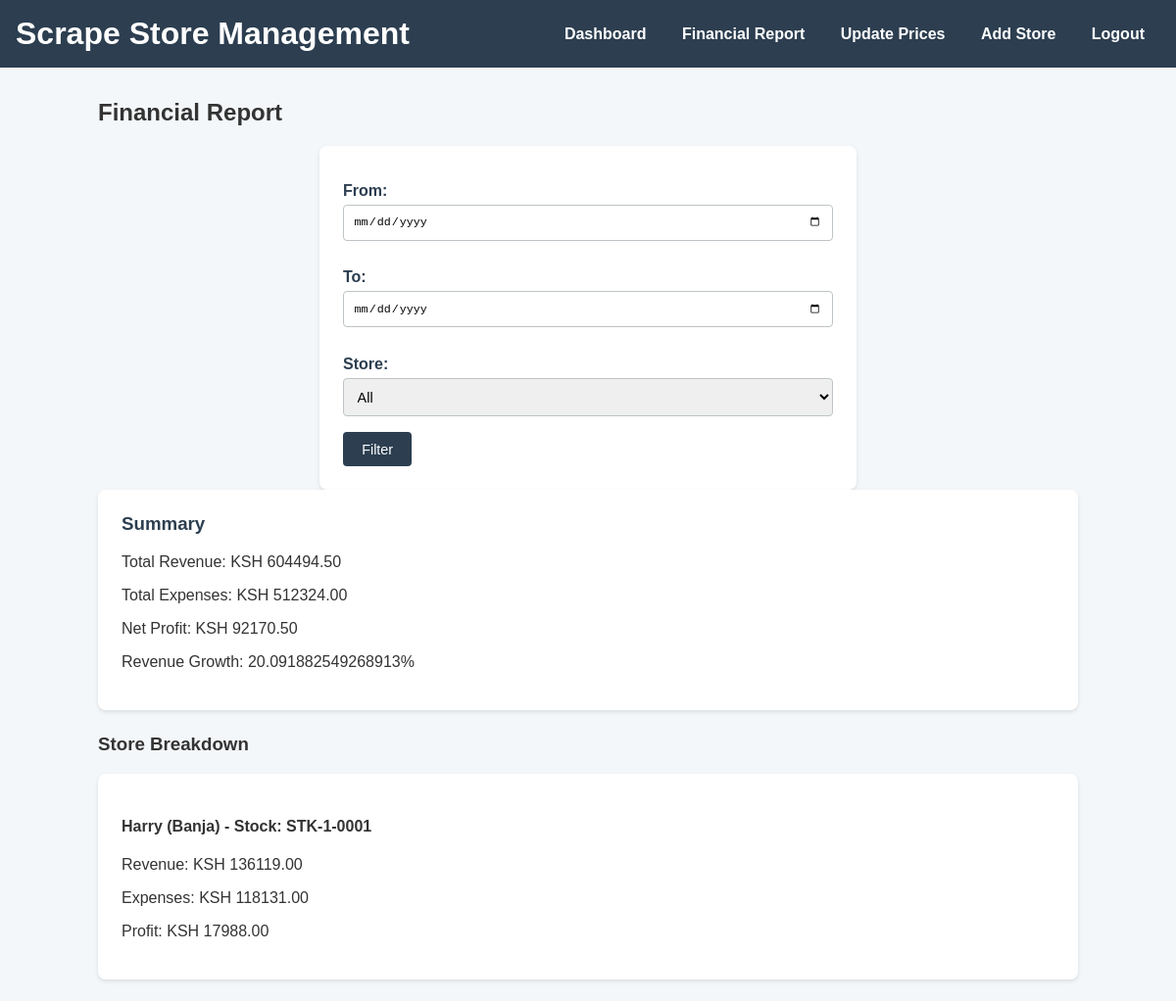
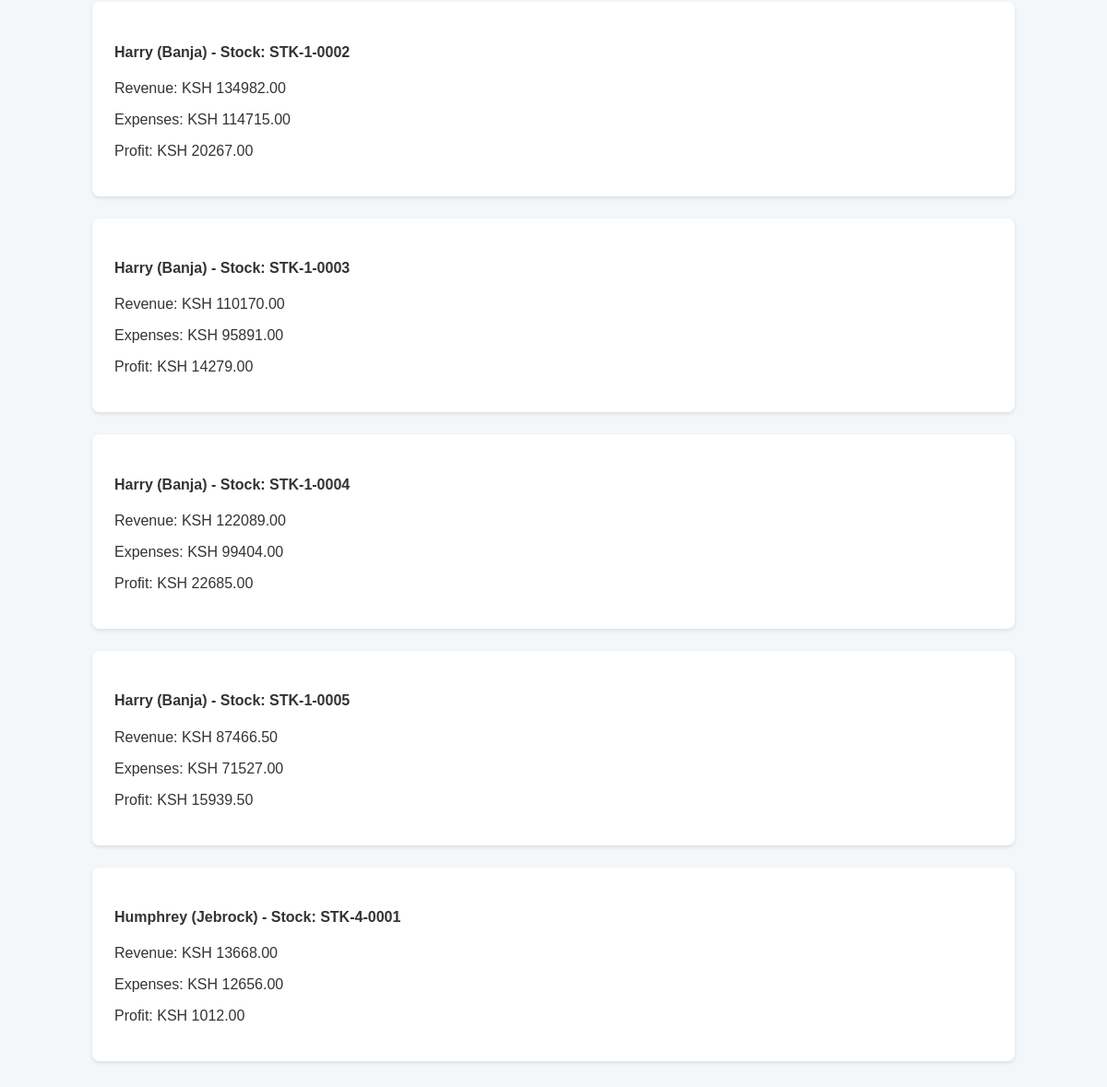
The app's page /financial-report/ (signed in) with its own data (2 pictures, top to bottom).
### core/models.py (models this page shows, shortened)
class Store(models.Model):
    owner = models.ForeignKey(User, on_delete=models.CASCADE)
    name = models.CharField(max_length=100)
    location = models.CharField(max_length=100)

class Stock(models.Model):
    store = models.ForeignKey(Store, on_delete=models.CASCADE, related_name='stocks')
    stock_number = models.CharField(max_length=20, unique=True, blank=True)
    created_date = models.DateTimeField(auto_now_add=True)
    is_active = models.BooleanField(default=True)

### core/views.py (the view)
# urls.py: path('financial-report/', views.financial_report, name='financial_report'),
@login_required
def financial_report(request):
    stores = Store.objects.filter(owner=request.user)
    total_revenue = 0
    total_expenses = 0
    current_date = timezone.now().date()
    previous_period_revenue = 0
    date_from = request.GET.get('date_from')
    date_to = request.GET.get('date_to')
    store_id = request.GET.get('store')
    stock_filter = Q()
    if date_from:
        stock_filter &= Q(created_date__gte=date_from)
    if date_to:
        stock_filter &= Q(created_date__lte=date_to)
    if store_id:
        stock_filter &= Q(store__id=store_id)
    store_breakdown = []
    for store in stores:
        store_total_revenue = 0
        store_total_expenses = 0
        stocks = store.stocks.filter(stock_filter)
        for stock in stocks:
            entries = stock.entries.all()
            expenses = store.expenses.filter(date__lte=current_date).all()
            stock_revenue = sum(float(entry.calculate_revenue()) for entry in entries) or 0
            stock_expenses = sum(float(expense.amount) for expense in expenses) + sum(float(entry.amount_used) for entry in entries) or 0
            store_total_revenue += stock_revenue
            store_total_expenses += stock_expenses
            store_breakdown.append({
                'store': store,
                'stock': stock,
                'revenue': stock_revenue,
                'expenses': stock_expenses,
                'profit': stock_revenue - stock_expenses,
            })
        total_revenue += store_total_revenue
        total_expenses += store_total_expenses
        prev_stocks = store.stocks.filter(created_date__lt=current_date - timedelta(days=30))
        for stock in prev_stocks:
            entries = stock.entries.all()
            previous_period_revenue += sum(float(entry.calculate_revenue()) for entry in entries) or 0
    net_profit = total_revenue - total_expenses
    revenue_growth = ((total_revenue - previous_period_revenue) / previous_period_revenue * 100) if previous_period_revenue else 0
    context = {
        'stores': stores,
        'total_revenue': total_revenue,
        'total_expenses': total_expenses,
        'net_profit': net_profit,
        'revenue_growth': revenue_growth,
        'date_from': date_from,
        'date_to': date_to,
        'selected_store': store_id,
        'store_breakdown': store_breakdown,
    }
    return render(request, 'core/financial_report.html', context)

### core/models.py (called while the page is built)
    def calculate_revenue(self):
        total = 0
        for scrap_type, weight in self.weights.items():
            price = ScrapType.objects.get(name=scrap_type).selling_price
            total += float(weight) * float(price)
        return total

### core/templates/core/financial_report.html (shortened to what this page needs)
{% extends 'core/base.html' %}
{% block content %}
    <h2>Financial Report</h2>
    <form method="get" action="">
        <label for="date_from">From:</label>
        <input type="date" id="date_from" name="date_from" value="{{ date_from }}">
        <label for="date_to">To:</label>
        <input type="date" id="date_to" name="date_to" value="{{ date_to }}">
        <label for="store">Store:</label>
        <select id="store" name="store">
            <option value="">All</option>
        </select>
        <button type="submit">Filter</button>
    </form>
    <div class="card">
        <h3>Summary</h3>
        <p>Total Revenue: KSH {{ total_revenue|floatformat:2 }}</p>
        <p>Total Expenses: KSH {{ total_expenses|floatformat:2 }}</p>
        <p>Net Profit: KSH {{ net_profit|floatformat:2 }}</p>
        <p>Revenue Growth: {{ revenue_growth }}%</p>
    </div>
    <h3>Store Breakdown</h3>
    {% for item in store_breakdown %}
        <div class="card">
            <h4>{{ item.store.name }} ({{ item.store.location }}) - Stock: {{ item.stock.stock_number }}</h4>
            <p>Revenue: KSH {{ item.revenue|floatformat:2 }}</p>
            <p>Expenses: KSH {{ item.expenses|floatformat:2 }}</p>
            <p>Profit: KSH {{ item.profit|floatformat:2 }}</p>
        </div>
    {% endfor %}
{% endblock %}

### core/templates/core/base.html (shortened to what this page needs)
<!DOCTYPE html>
<html>
<head>
    {% load static %}
    <link rel="stylesheet" href="{% static 'core/css/styles.css' %}">
</head>
<body>
    <header>
        <h1>Scrape Store Management</h1>
        <nav>
            <a href="{% url 'dashboard' %}">Dashboard</a>
            <a href="{% url 'financial_report' %}">Financial Report</a>
            <a href="{% url 'update_selling_price' %}">Update Prices</a>
            <a href="{% url 'add_store' %}">Add Store</a>
            <a href="{% url 'logout' %}">Logout</a>
        </nav>
    </header>
    <div class="container">
        {% block content %}
        {% endblock %}
    </div>
</body>
</html>

### static/core/css/styles.css (style rules this page uses)
body { font-family: 'Arial', sans-serif; margin: 0; padding: 0; background-color: #f4f7f9; color: #333; overflow-x: hidden; }
header { background-color: #2c3e50; color: white; padding: 1rem; display: flex; justify-content: space-between; align-items: center; }
header h1 { margin: 0; }
nav a { color: white; margin: 0 1rem; text-decoration: none; font-weight: bold; }
.container { max-width: 1000px; margin: 2rem auto; padding: 0 1rem; }
.card { background-color: white; border-radius: 8px; box-shadow: 0 2px 4px rgba(0,0,0,0.1); padding: 1.5rem; margin-bottom: 1.5rem; }
.card h3 { margin-top: 0; color: #2c3e50; }
button, .btn { background-color: #2c3e50; color: white; padding: 0.6rem 1.2rem; border: none; border-radius: 4px; cursor: pointer; text-decoration: none; display: inline-block; font-size: 0.9em; }
form { background-color: white; padding: 1.5rem; border-radius: 8px; box-shadow: 0 2px 4px rgba(0,0,0,0.1); max-width: 500px; margin: 0 auto; }
form label { display: block; margin: 0.8rem 0 0.3rem; color: #2c3e50; font-weight: bold; }
form input, form select { width: 100%; padding: 0.6rem; margin-bottom: 1rem; border: 1px solid #bdc3c7; border-radius: 4px; box-sizing: border-box; font-size: 0.9em; }

### records on screen
Store: store.name "Harry", store.location "Banja", stock.stock_number "STK-1-0001", revenue "136119.00", expenses "118131.00", profit "17988.00", stock.stock_number "STK-1-0002", revenue "134982.00", expenses "114715.00", profit "20267.00", stock.stock_number "STK-1-0003", revenue "110170.00", expenses "95891.00", profit "14279.00", stock.stock_number "STK-1-0004", revenue "122089.00", expenses "99404.00", profit "22685.00", stock.stock_number "STK-1-0005", revenue "87466.50", expenses "71527.00", profit "15939.50"
Store: store.name "Humphrey", store.location "Jebrock", stock.stock_number "STK-4-0001", revenue "13668.00", expenses "12656.00", profit "1012.00"

### other values on screen
{{ total_revenue|floatformat:2 }} "604494.50"
{{ total_expenses|floatformat:2 }} "512324.00"
{{ net_profit|floatformat:2 }} "92170.50"
{{ revenue_growth }} "20.091882549268913"
